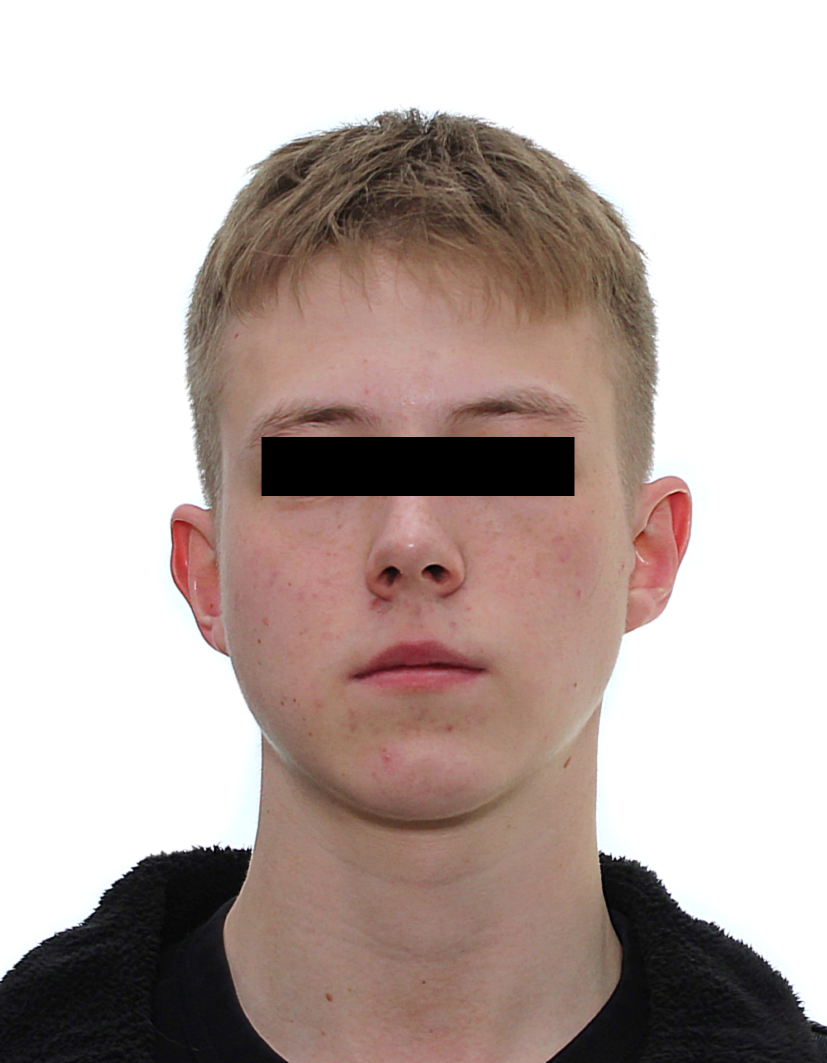
#> input picture image/8.jpg, 1654 x 2126 px (shown at 1/2 size)
$ python 2pz_template_matching.py
#> lines starting #> are read from the running program, lines starting #| are printed output that depends on the picture; after the words box and inside, x2 and y2 are one past the last pixel; in counts of white or black regions, pixels touching at a corner belong together
import cv2
import numpy as np

# Load the image and convert it to grayscale
image = cv2.imread('image/8.jpg')
#> image is the input picture: shape (2126, 1654, 3); mean B, G, R 171, 175.6, 189.9
#image = cv2.resize(image, (827, 1063))
gray = cv2.cvtColor(image, cv2.COLOR_BGR2GRAY)
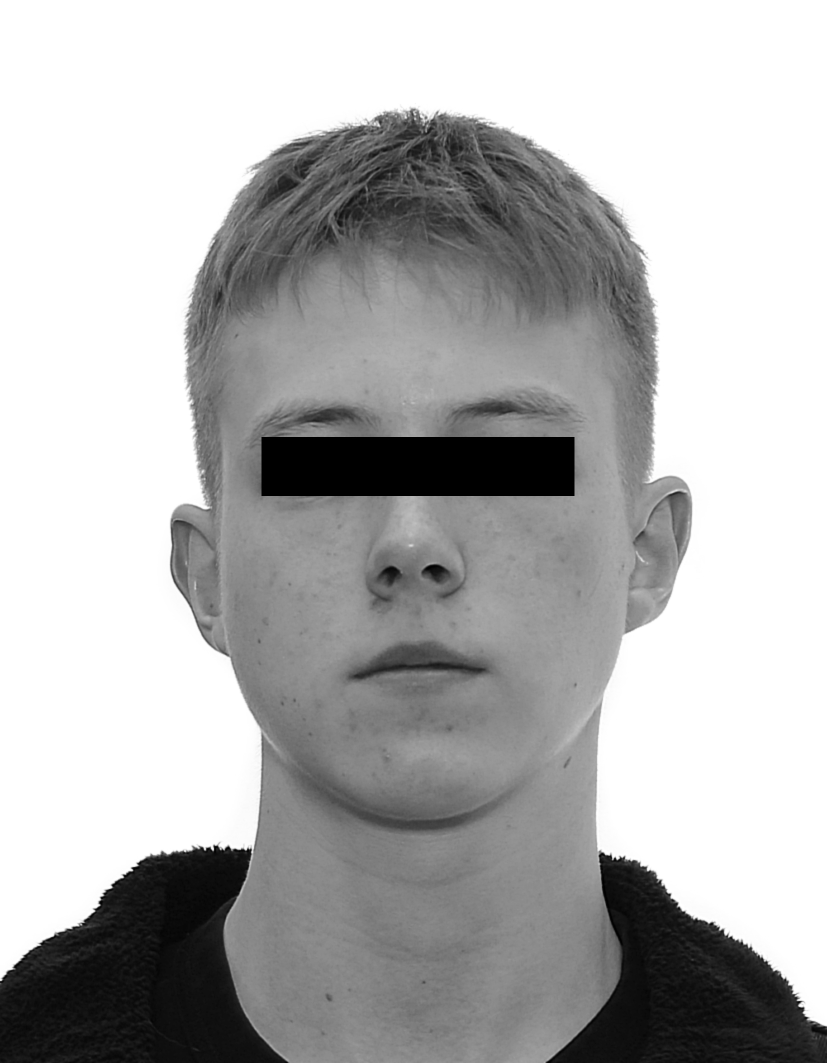
#> gray: shape (2126, 1654) (shown at 1/2 size); min 0, max 255, mean 179.3

# Load the template and get its dimensions
template = cv2.imread('template/1.jpg', 0)
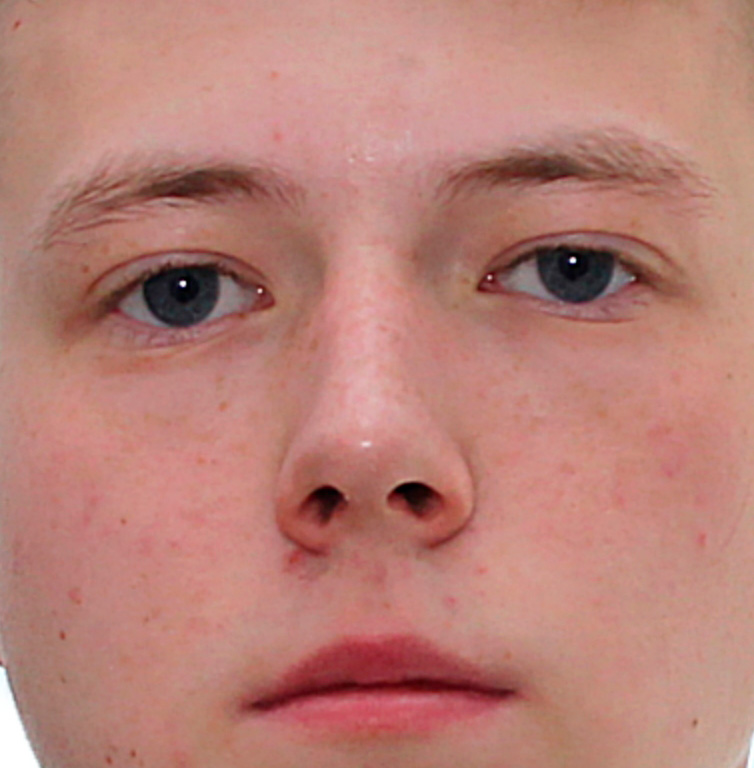
#> input picture template/1.jpg, 754 x 768 px
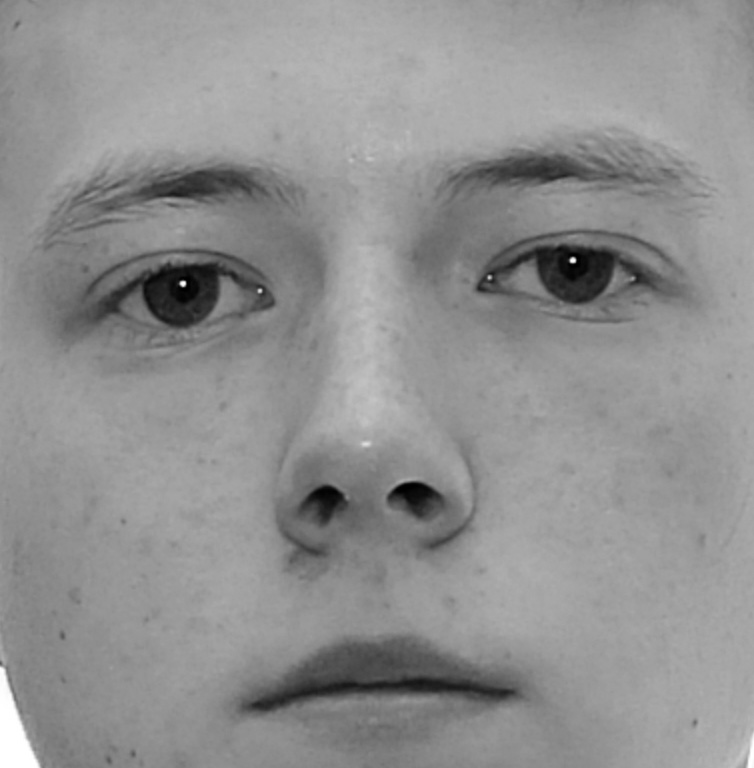
#> template: shape (768, 754); min 0, max 255, mean 144.5
w, h = template.shape[::-1]
#> w = 754; h = 768

# Perform template matching
res = cv2.matchTemplate(gray, template, cv2.TM_CCOEFF_NORMED)
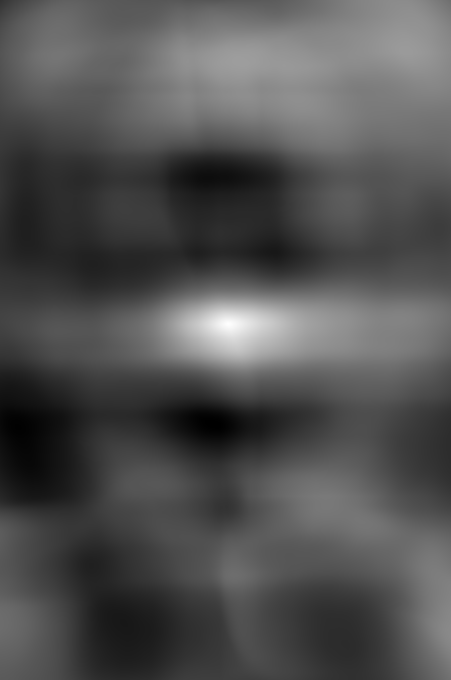
#> res: shape (1359, 901) float32 (shown at 1/2 size); min -0.253, max 0.668, mean 0.0416; drawn with min black and max white
threshold = 0.6
loc = np.where(res >= threshold)
#> loc = 1059 positions, rows 636 to 663, columns 434 to 484

# Draw rectangles around the detected faces
for pt in zip(*loc[::-1]):
    cv2.rectangle(image, pt, (pt[0] + w, pt[1] + h), (0, 0, 255), 2)
#> this loop made 1059 passes
#> pt on passes 1 to 3: (451, 636), (452, 636), (453, 636)
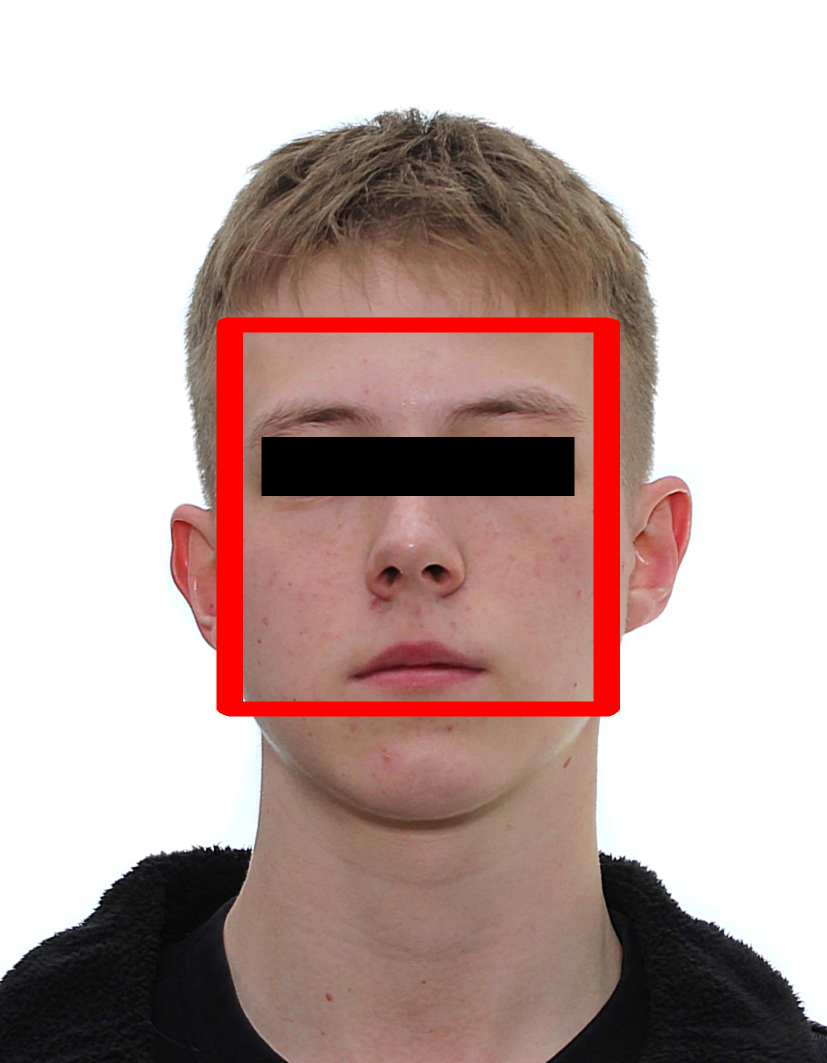
#> image: shape (2126, 1654, 3) (shown at 1/2 size); 3.59% of pixels changed, all inside (x1, y1, x2, y2) = (433, 635, 1240, 1433)

# Show the result
image = cv2.resize(image, (551, 708))
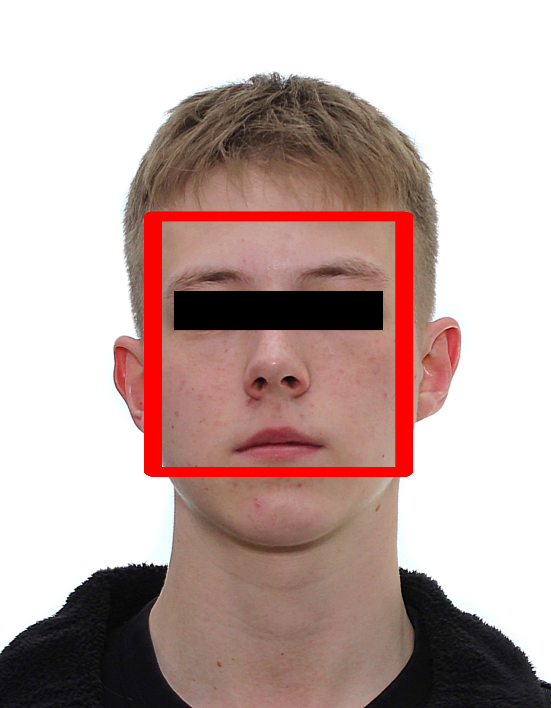
#> image: shape (708, 551, 3); mean B, G, R 166.1, 170.3, 192.7
cv2.imshow('Template', template)
cv2.imshow('Detected Faces', image)
cv2.waitKey(0)
cv2.destroyAllWindows()
